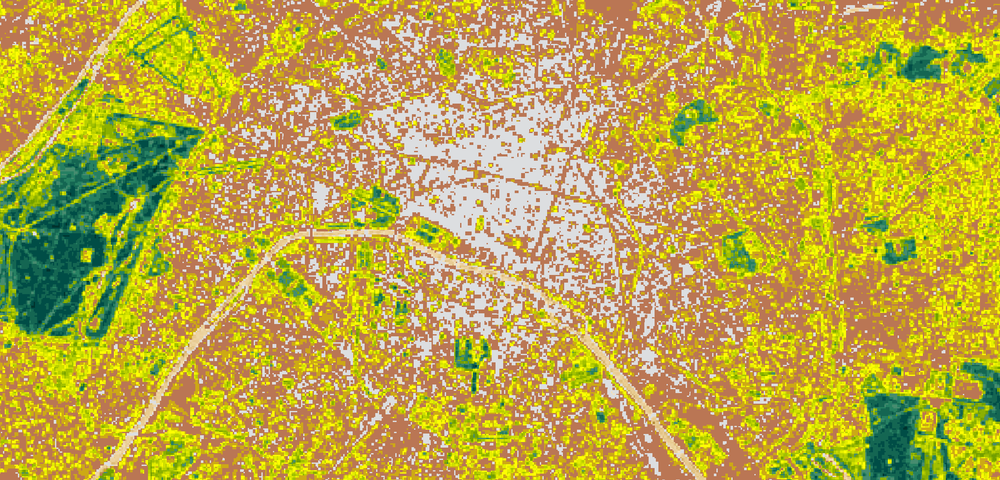
#> input picture paris_1987_10m.tif, 1000 x 480 px, shrunk from 2345 x 1126 before the run, found by its file name
$ python analyseImage.py
#> lines starting #> are read from the running program, lines starting #| are printed output that depends on the picture
# [14 lines of commented-out code are left out]

import imageio
from hashlib import new
from matplotlib import pyplot as plt
from matplotlib import image as mpimg
import numpy as np


paris1987 = mpimg.imread("D:\Documents\WORK\IDU4\STOCHASTIQUE\Projet_Stochastique\paris_1987_10m.tif")
#> paris1987 is the input picture: shape (480, 1000, 3); mean R, G, B 189.1, 168.5, 69.9
paris2007 = mpimg.imread("D:\Documents\WORK\IDU4\STOCHASTIQUE\Projet_Stochastique\paris_2007_10m.tif")
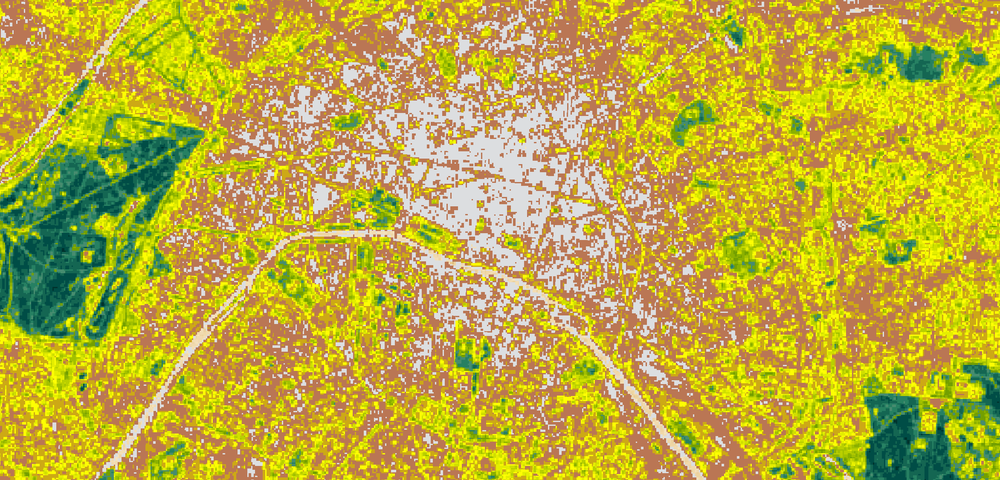
#> input picture paris_2007_10m.tif, 1000 x 480 px, shrunk from 2345 x 1126 before the run, found by its file name
#> paris2007 is the input picture: shape (480, 1000, 3); mean R, G, B 190.2, 173.2, 60
paris2011 = mpimg.imread("D:\Documents\WORK\IDU4\STOCHASTIQUE\Projet_Stochastique\paris_2011_10m.tif")
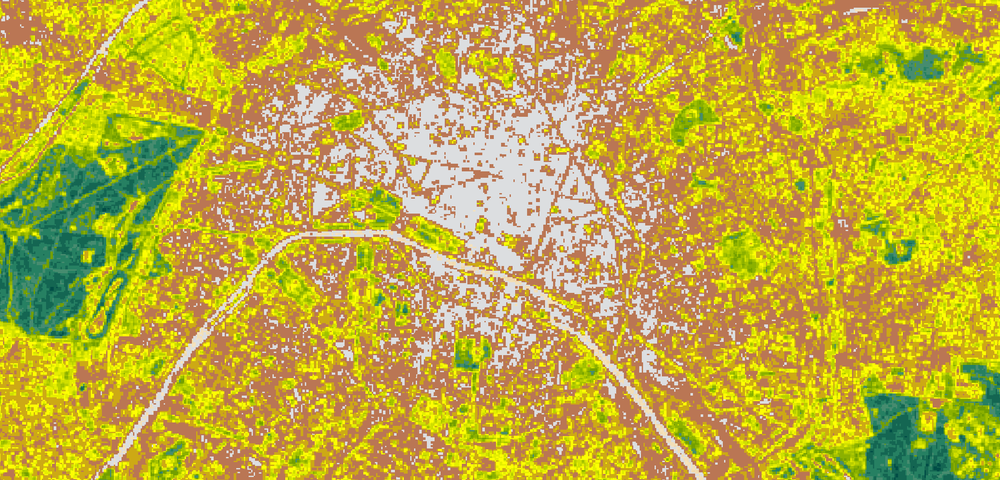
#> input picture paris_2011_10m.tif, 1000 x 480 px, shrunk from 2345 x 1126 before the run, found by its file name
#> paris2011 is the input picture: shape (480, 1000, 3); mean R, G, B 193, 172.8, 62
paris2022 = mpimg.imread("D:\Documents\WORK\IDU4\STOCHASTIQUE\Projet_Stochastique\paris_2022_10m.tif")
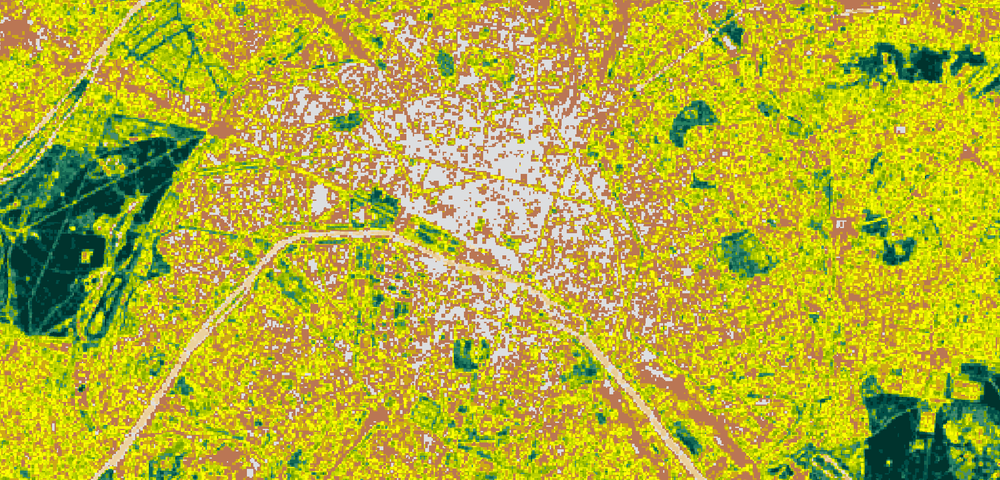
#> input picture paris_2022_10m.tif, 1000 x 480 px, shrunk from 2345 x 1126 before the run, found by its file name
#> paris2022 is the input picture: shape (480, 1000, 3); mean R, G, B 181.2, 176, 51.5
parisBase = mpimg.imread("D:\Documents\WORK\IDU4\STOCHASTIQUE\Projet_Stochastique\paris_2011_10m_base.tif")
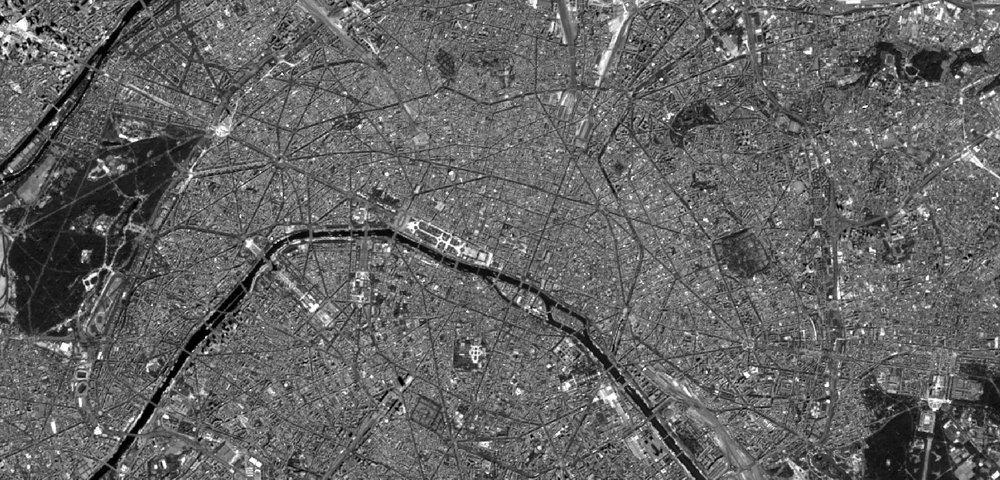
#> input picture paris_2011_10m_base.tif, 1000 x 480 px, shrunk from 2345 x 1126 before the run, found by its file name
#> parisBase is the input picture: shape (480, 1000); min 0, max 255, mean 100.1


vert=paris1987[:,:,1]
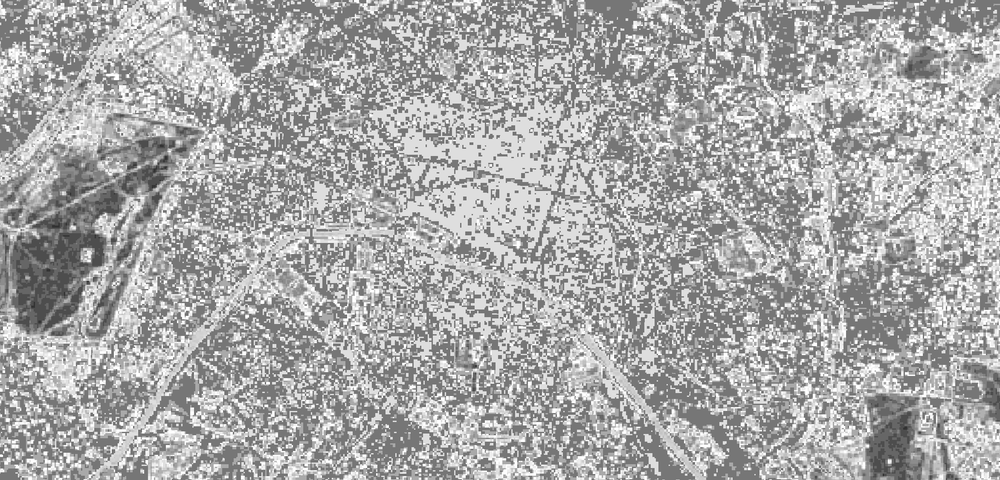
#> vert: shape (480, 1000); min 45, max 255, mean 168.5
plt.figure(figsize=(4,4))
plt.imshow(vert)
plt.show()
print(vert)
#> (printed output is left out)


# [39 lines left out: functions mu, sigma, imageAnalyse, not called in this run]
    #print("y=" + str(len(finaltab)) + " x=" + str(len(finaltab[0])))


def entropieRelative(mu1,sigma1,mu2,sigma2):
    return ((1/2)*(mu1-mu2)**2*((1/sigma1**2)+(1/sigma2**2)))+((1/2)*(sigma1**2/sigma2**2)+(sigma2**2/sigma1**2))

# [15 lines left out: function entropieRelativeImage, not called in this run]

# [5 lines of commented-out code are left out]
